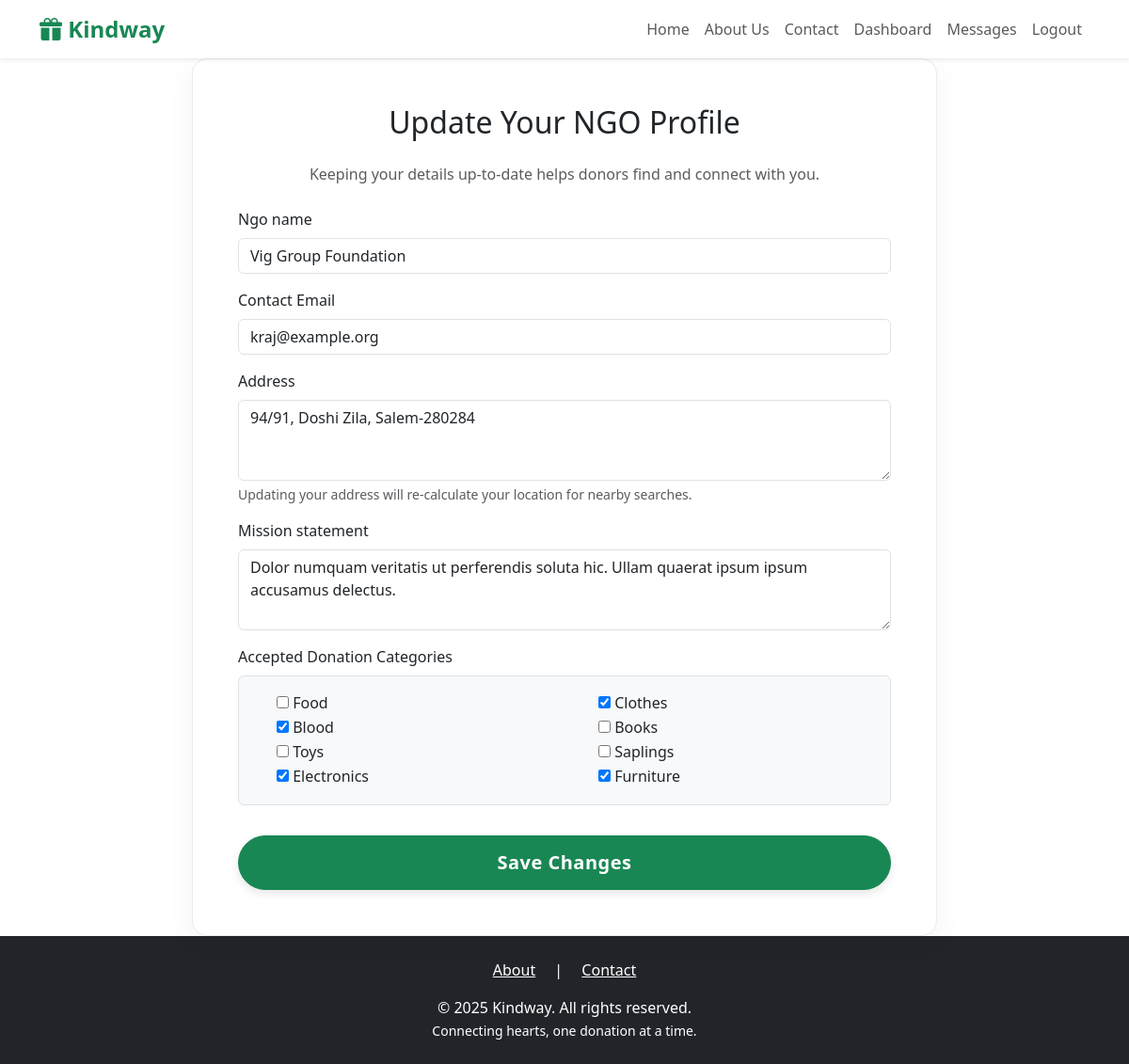
Screenshot of /users/profile/edit/ (signed in) with the database file from the repository.
### users/models.py (models this page shows, shortened)
class NGOProfile(models.Model):
    VERIFICATION_CHOICES = (
        ('PENDING', 'Pending'),
        ('VERIFIED', 'Verified'),
        ('REJECTED', 'Rejected'),
    )
    user = models.OneToOneField(settings.AUTH_USER_MODEL, on_delete=models.CASCADE, primary_key=True)
    ngo_name = models.CharField(max_length=255)
    address = models.TextField()
    mission_statement = models.TextField(blank=True)
    document = models.FileField(upload_to='ngo_docs/', null=True, blank=True)
    verification_status = models.CharField(
        max_length=10,
        choices=VERIFICATION_CHOICES,
        default='PENDING'
    )
    is_verification_email_sent = models.BooleanField(default=False)
    latitude = models.FloatField(null=True, blank=True)
    longitude = models.FloatField(null=True, blank=True)
    accepted_categories = models.ManyToManyField(Category, blank=True)

class CustomUser(AbstractUser):
    USER_TYPE_CHOICES = (
      ('DONOR', 'Donor'),
      ('NGO', 'NGO'),
    )
    user_type = models.CharField(max_length=10, choices=USER_TYPE_CHOICES)

### donations/models.py (models this page shows)
class Category(models.Model):
    name = models.CharField(max_length=100, unique=True) # e.g., Food, Clothes, Books
    def __str__(self):
        return self.name

### users/views.py (the view)
# urls.py: path('profile/edit/', views.edit_ngo_profile, name='edit_ngo_profile'),
@login_required
def edit_ngo_profile(request):
    if not (request.user.user_type == 'NGO'):
        messages.error(request, "You do not have permission to view this page.")
        return redirect('dashboard')
    ngo_profile, created = NGOProfile.objects.get_or_create(user=request.user)
    if request.method == 'POST':
        form = NGOProfileUpdateForm(request.POST, instance=ngo_profile)
        if form.is_valid():
            profile = form.save(commit=False)
            user = request.user
            user.email = form.cleaned_data['email']
            user.save(update_fields=['email'])
            profile.save()
            form.save_m2m() # Required for saving ManyToManyField
            messages.success(request, "Your profile has been updated successfully!")
            return redirect('dashboard')
    else:
        form = NGOProfileUpdateForm(instance=ngo_profile, initial={'email': request.user.email})
    return render(request, 'users/edit_ngo_profile.html', {'form': form})

### users/forms.py
class NGOProfileUpdateForm(forms.ModelForm):
    email = forms.EmailField(required=True)
    accepted_categories = forms.ModelMultipleChoiceField(
        queryset=Category.objects.all(),
        widget=forms.CheckboxSelectMultiple,
        required=False
    )
    class Meta:
        model = NGOProfile
        fields = ['ngo_name', 'address', 'mission_statement', 'accepted_categories']
        widgets = {
            'address': forms.Textarea(attrs={'rows': 3}),
            'mission_statement': forms.Textarea(attrs={'rows': 3}),
        }

### templates/users/edit_ngo_profile.html (shortened to what this page needs)
{% extends 'base.html' %}
{% load widget_tweaks %}
{% block content %}
<div class="row justify-content-center">
    <div class="col-lg-8">
        <div class="card content-card p-4 p-md-5">
            <h2 class="text-center mb-4">Update Your NGO Profile</h2>
            <p class="text-center text-muted mb-4">Keeping your details up-to-date helps donors find and connect with you.</p>
            <form method="POST" novalidate>
                <div class="mb-3">
                    <label class="form-label">{{ form.ngo_name.label }}</label>
                    {% render_field form.ngo_name class="form-control" %}
                </div>
                <div class="mb-3">
                    <label class="form-label">Contact Email</label>
                    {% render_field form.email class="form-control" %}
                </div>
                <div class="mb-3">
                    <label class="form-label">{{ form.address.label }}</label>
                    {% render_field form.address class="form-control" %}
                    <div class="form-text">Updating your address will re-calculate your location for nearby searches.</div>
                </div>
                <div class="mb-3">
                    <label class="form-label">{{ form.mission_statement.label }}</label>
                    {% render_field form.mission_statement class="form-control" %}
                </div>
                <div class="mb-3">
                    <label class="form-label">Accepted Donation Categories</label>
                    <div class="border rounded p-3 bg-light">
                        <div class="row">
                            {% for choice in form.accepted_categories %}
                            <div class="col-md-6">
                                <div class="form-check">
                                    {{ choice.tag }}
                                    <label for="{{ choice.id_for_label }}" class="form-check-label">{{ choice.choice_label }}</label>
                                </div>
                            </div>
                            {% endfor %}
                        </div>
                    </div>
                </div>
                <button type="submit" class="btn btn-primary w-100 btn-lg mt-3">Save Changes</button>
            </form>
        </div>
    </div>
</div>
{% endblock %}

### templates/base.html (style rules this page uses)
:root { --primary-green: #198754; --dark-green: #146c43; --accent-orange: #fd7e14; --light-bg: #f8f9fa; --white: #FFFFFF; --dark-text: #212529; --secondary-text: #6c757d; --font-sans: 'system-ui', -apple-system, 'Segoe UI', 'Roboto', 'Helvetica Neue', Arial, sans-serif; }
body { background-color: var(--white); display: flex; flex-direction: column; min-height: 100vh; font-family: var(--font-sans); }
.content-card { background-color: var(--white); border-radius: 16px; border: 1px solid #e9ecef; box-shadow: 0 8px 30px rgba(0,0,0,0.05); transition: all 0.3s ease; }
.btn { border-radius: 50px; font-weight: 600; padding: 0.8rem 1.75rem; transition: all 0.3s ease; letter-spacing: 0.5px; box-shadow: 0 4px 10px rgba(0,0,0,0.1); }
.btn-primary { background-color: var(--primary-green); border-color: var(--primary-green); }

### rows the page displays
NGOProfile: ngo_name "Vig Group Foundation", address "94/91, Doshi Zila, Salem-280284", mission_statement "Dolor numquam veritatis ut perferendis soluta hic. Ullam quaerat ipsum ipsum accusamus delectus."
CustomUser: email "kraj@example.org"
Category: choice_label "Food"
Category: choice_label "Clothes"
Category: choice_label "Blood"
Category: choice_label "Books"
Category: choice_label "Toys"
Category: choice_label "Saplings"
Category: choice_label "Electronics"
Category: choice_label "Furniture"
